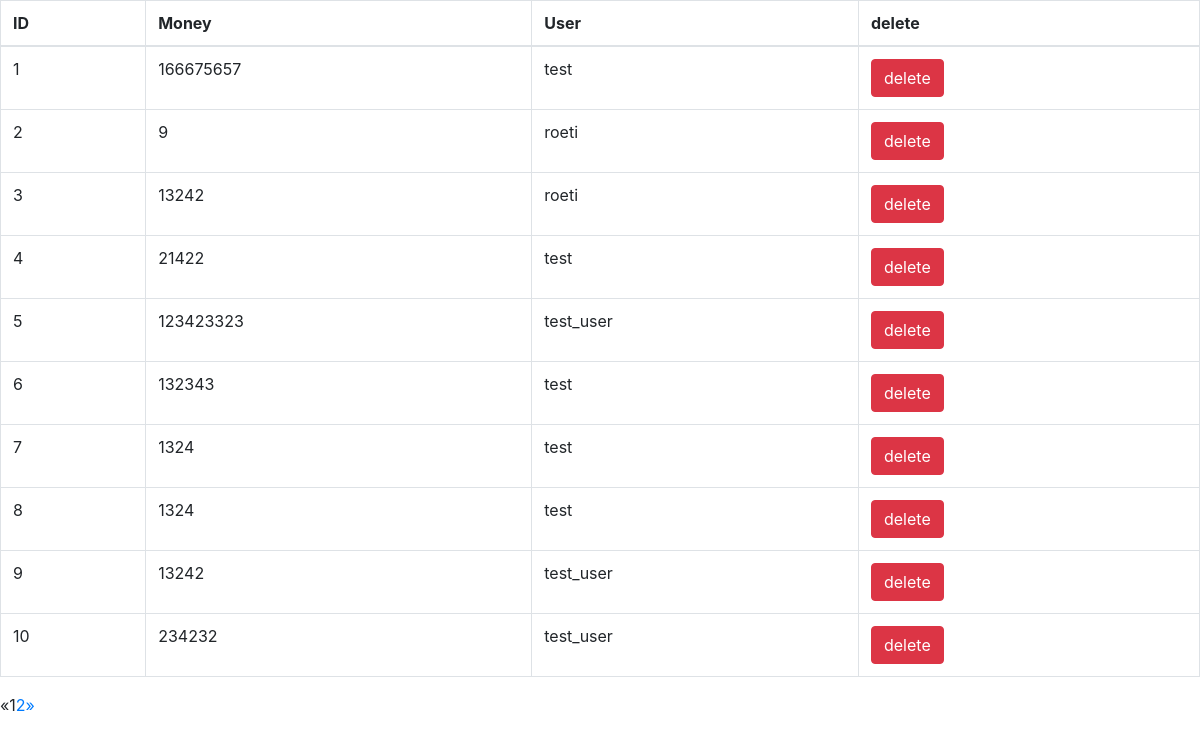
/app/change/ (signed in), run on an earlier commit of the app's database.
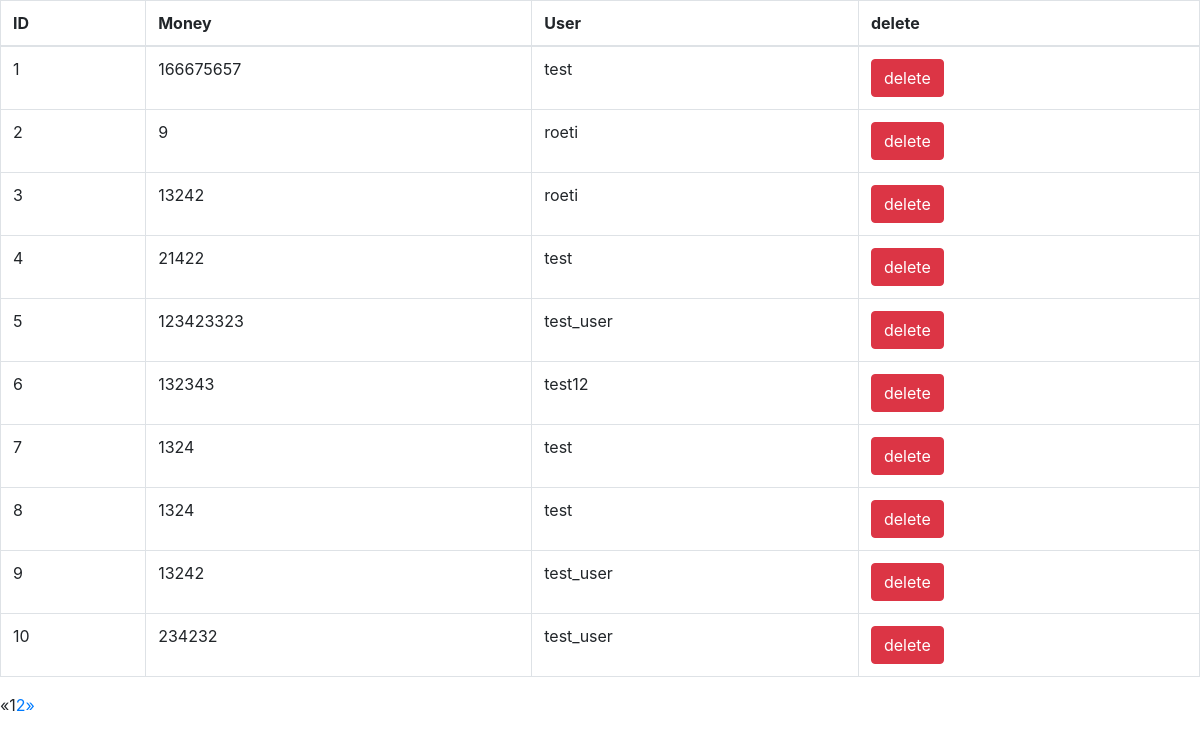
And on a later commit of the database.
### bankaccount/models.py (models this page shows, shortened)
class Bankaccoount(models.Model):
    User = models.ForeignKey(
        settings.AUTH_USER_MODEL,
        on_delete=models.CASCADE,
    )
    Money = models.IntegerField(default=1)
    date = models.DateField(("Date"), default=datetime.date.today)
    class Meta:
        permissions = (
            ("can_see_bankaccount", "View a bancaccount"),
            ("can_change_bankaccount", "Can change a bankaccount"),
            ("can_delete_bankaccount", "Can delete a bankaccount"),
            ("can_abheben", "Kann ein Abheben von einem Bankaccount"),
            ("can_einzahlen", "Kann ein Abheben von einem Bankaccount"),
            ("can_bankeröffnung", "Kann ein Bankacccount eröffnen"),
            ("can_payafriend", "Kann ein Geld an einen Freund senden")
        )

### bankaccount/views.py (the view)
# urls.py: path('change/', (UserchangeListView.as_view(template_name='change_list.html')), name='article-list'),
@method_decorator(login_required, name='dispatch')
class UserchangeListView(PermissionRequiredMixin, ListView):
    permission_required = 'bankaccount.can_change_bankaccount'
    model = Bankaccoount
    template_name = 'core/user_list.html'  # Default: <app_label>/<model_name>_list.html
    context_object_name = 'object_list'  # Default: object_list
    paginate_by = 10
    queryset = Bankaccoount.objects.all()
    logger.info("Log of Queryset in UserchangeListView %s", queryset)

### bankaccount/templates/change_list.html (shortened to what this page needs)
{% load bootstrap4 %}
{% bootstrap_css %}
{% bootstrap_css %}
<table class="table table-bordered">
  <thead>
    <tr>
      <th>ID</th>
      <th>Money</th>
      <th>User</th>
      <th>delete</th>
    </tr>
  </thead>
  <tbody>
    {% for user in object_list %}
      <tr>
        <td>{{ user.id }}</td>
        <td>{{ user.Money }}</td>
        <td>{{ user.User }}</td>
        <td>
  {% buttons %}
    <button type="submit" class="btn btn-danger">
       delete
    </button>
  {% endbuttons %}
        </td>
      </tr>
    {% endfor %}
  </tbody>
</table>
{% if is_paginated %}
  <ul class="pagination">
    {% if page_obj.has_previous %}
      <li><a href="?page={{ page_obj.previous_page_number }}">&laquo;</a></li>
    {% else %}
      <li class="disabled"><span>&laquo;</span></li>
    {% endif %}
    {% for i in paginator.page_range %}
      {% if page_obj.number == i %}
        <li class="active"><span>{{ i }} <span class="sr-only">(current)</span></span></li>
      {% else %}
        <li><a href="?page={{ i }}">{{ i }}</a></li>
      {% endif %}
    {% endfor %}
    {% if page_obj.has_next %}
      <li><a href="?page={{ page_obj.next_page_number }}">&raquo;</a></li>
    {% else %}
      <li class="disabled"><span>&raquo;</span></li>
    {% endif %}
  </ul>
{% endif %}

What changed in the data, as far as the page shows it:
changed Bankaccoount id 6: User "test" → "test12"
